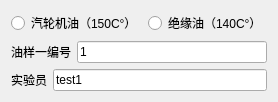
             <widget class="QWidget" name="radiowight" native="true">
              <layout class="QVBoxLayout" name="verticalLayout_4">
               <item>
                <layout class="QHBoxLayout" name="horizontalLayout_14">
                 <item>
                  <widget class="QRadioButton" name="testoil">
                   <property name="enabled">
                    <bool>true</bool>
                   </property>
                   <property name="text">
                    <string>汽轮机油（150C°）</string>
                   </property>
                   <property name="checkable">
                    <bool>true</bool>
                   </property>
                   <property name="checked">
                    <bool>false</bool>
                   </property>
                  </widget>
                 </item>
                 <item>
                  <widget class="QRadioButton" name="stdoil">
                   <property name="text">
                    <string>绝缘油（140C°）</string>
                   </property>
                  </widget>
                 </item>
                </layout>
               </item>
               <item>
                <layout class="QHBoxLayout" name="horizontalLayout_8">
                 <item>
                  <widget class="QLabel" name="label_7">
                   <property name="text">
                    <string>油样一编号</string>
                   </property>
                  </widget>
                 </item>
                 <item>
                  <widget class="QLineEdit" name="testoil_num">
                   <property name="text">
                    <string>1</string>
                   </property>
                  </widget>
                 </item>
                </layout>
               </item>
               <item>
                <layout class="QHBoxLayout" name="horizontalLayout_19">
                 <item>
                  <widget class="QLabel" name="label_14">
                   <property name="text">
                    <string>实验员</string>
                   </property>
                  </widget>
                 </item>
                 <item>
                  <widget class="QLineEdit" name="experimenter">
                   <property name="text">
                    <string>test1</string>
                   </property>
                  </widget>
                 </item>
                </layout>
               </item>
              </layout>
             </widget>
